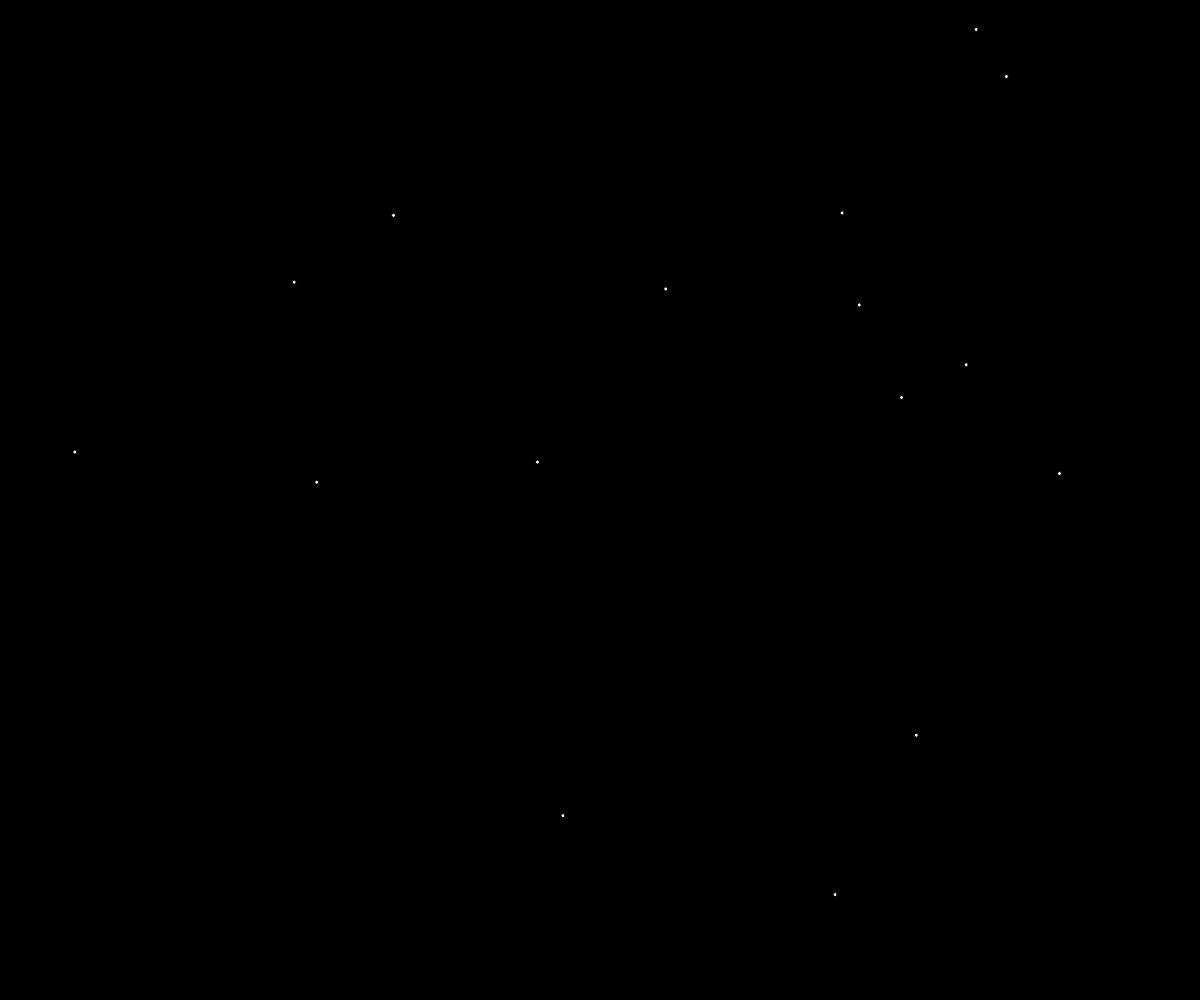
Frame 1 (no input)
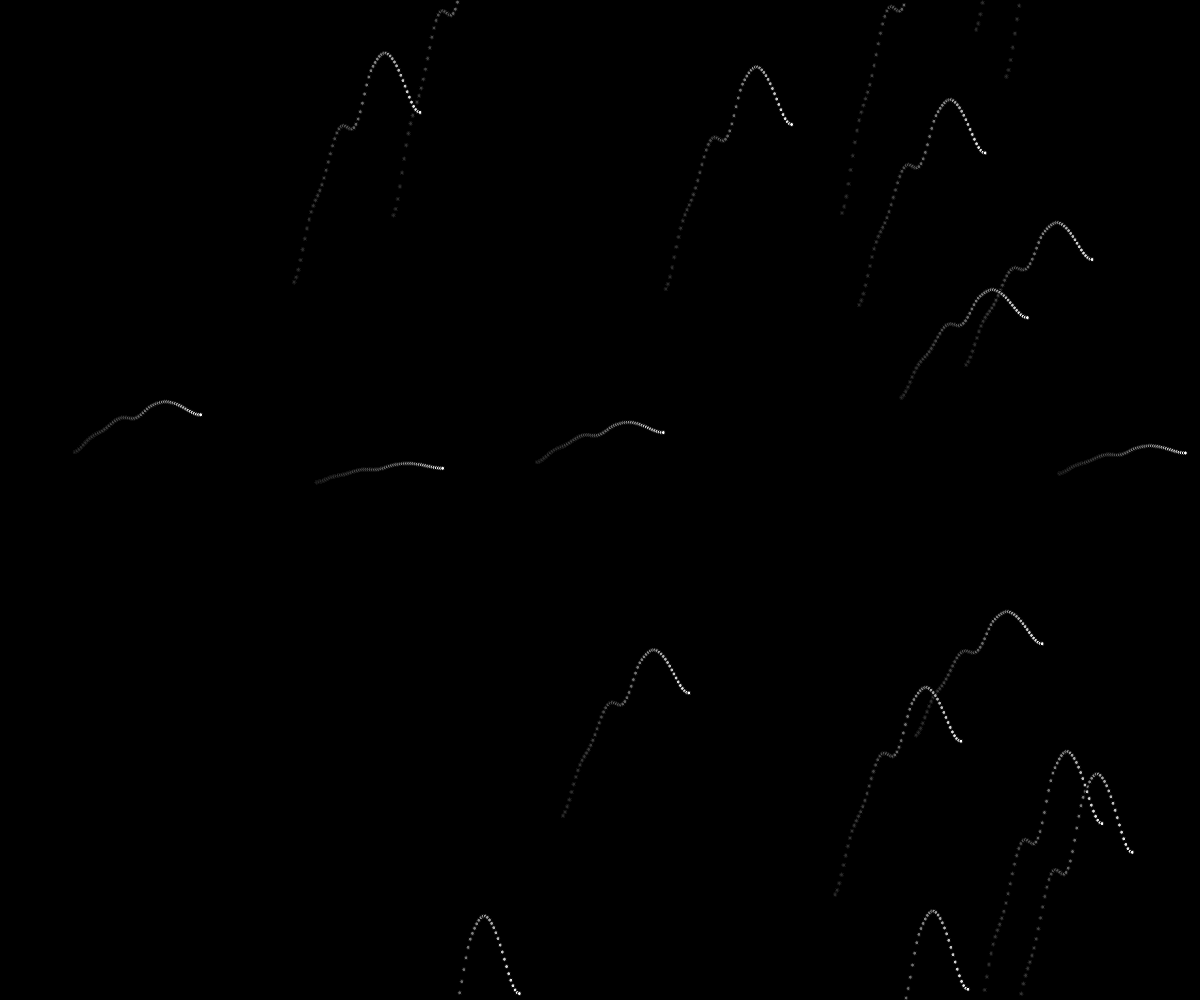
Frame 60 (no input)
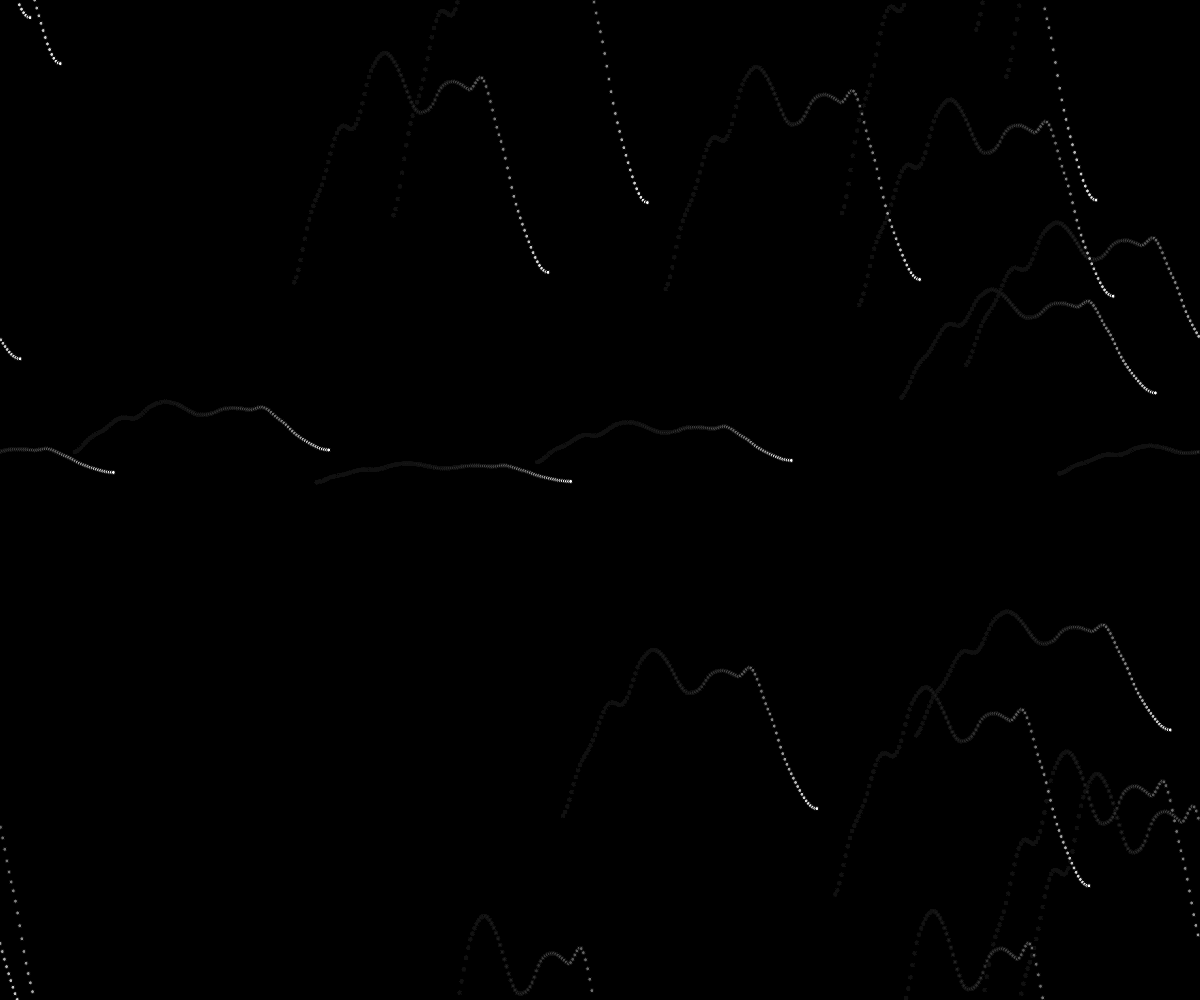
Frame 120 (the mouse pressed at the canvas centre since frame 60)

The p5.js sketch that drew these frames (run headless with seeded random() and noise() and a simulated clock; from frame 60 on, the mouse is pressed at the canvas centre):

// p5.js sketch
// ── sketch.js
const noiseScale = 1.0;

let currPoints = [];

function squared(x){
  return x * x;
}

function mix(x, y, z){
  return x + (y - x) *z;
}

function coordFract(x, axis){
  // return x;
  return fract(x / axis) * axis;
}

function perlinCustom(x){
  return noise(x * noiseScale) * 2.0 - 1.0;
}

function setup(){
  createCanvas(windowWidth, windowHeight);
 
  background(0);

  for(let i = 0; i < 16; i++){
    let pointX = random(width);
    let pointY = random(height);

    currPoints[i] = [pointX, pointY];
  }
}

function draw(){
  background(0, 0, 0, 8);
  
  let secondTime = millis() * 0.001;

  for(let i = 0; i < currPoints.length; i++){
    let currPointX = currPoints[i][0];
    let currPointY = currPoints[i][1];

    currPointX += secondTime * 128.0;
    currPointY += perlinCustom(secondTime) * abs(currPointY - height * 0.5);

    circle(
      coordFract(currPointX, width),
      coordFract(currPointY, height),
      4
    );
  }
}
